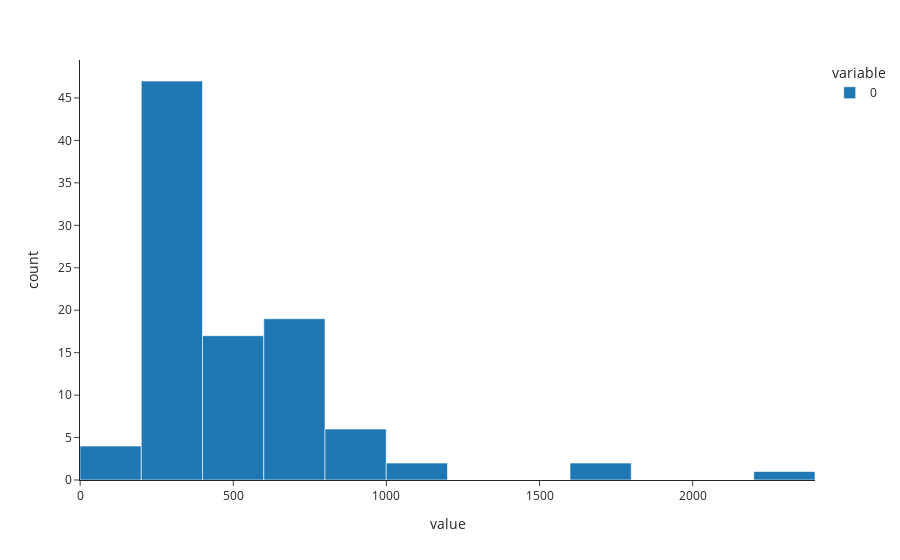

Notebook cell for this chart:
### Code cell
time_taken.plot.hist()

### Figure 1 — Plotly figure (JSON) as saved in the notebook; plotly's stock layout.template omitted (floating-point values rounded to 4 significant figures)
{"data": [{"alignmentgroup": "True", "bingroup": "x", "hovertemplate": "variable=0<br>value=%{x}<br>count=%{y}<extra></extra>", "legendgroup": "0", "marker": {"color": "#1F77B4", "pattern": {"shape": ""}}, "name": "0", "offsetgroup": "0", "orientation": "v", "showlegend": true, "type": "histogram", "x": [1174, 573, 358, 983, 455, 242, 255, 389, 323, 465, 436, 1094, 283, 947, 291, 719, 364, 343, 185, 271, 685, 342, 1752, 215, 2324, 747, 571, 477, 654, 288, 419, 235, 347, 785, 678, 716, 474, 334, 891, 268, 271, 652, 344, 170, 249, 225, 349, 231, 376, 486, 875, 298, 269, 801, 295, 635, 370, 145, 698, 409, 678, 282, 305, 372, 465, 639, 202, 285, 627, 364, 792, 616, 398, 473, 647, 332, 1656, 202, 279, 835, 678, 157, 216, 693, 261, 241, 275, 542, 456, 383, 446, 377, 332, 399, 309, 585, 670, 420], "xaxis": "x", "yaxis": "y"}], "layout": {"barmode": "relative", "legend": {"title": {"text": "variable"}, "tracegroupgap": 0}, "margin": {"t": 60}, "xaxis": {"anchor": "y", "domain": [0, 1], "title": {"text": "value"}}, "yaxis": {"anchor": "x", "domain": [0, 1], "title": {"text": "count"}}}}
